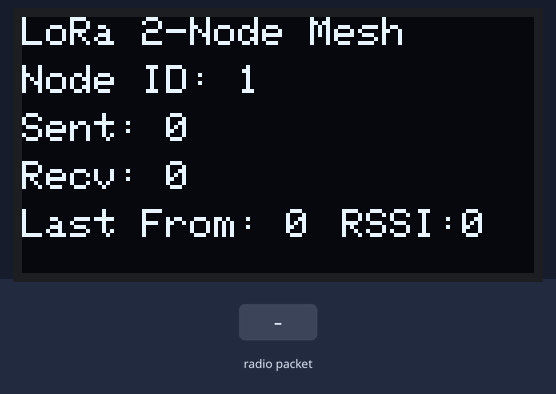
Bench run of a sketch on a simulated ESP32. Shown: 128×64 one-colour display. The test bench sets the inputs (shaded band). No radio packets arrive unless stated; what the sketch prints to the serial monitor is not drawn.

Above: at 2.2 s.
At 6.3 s:
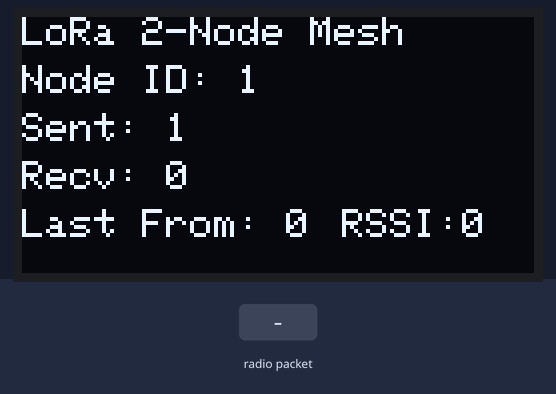
6.4 s: radio packet "1" arrives
At 8.7 s:
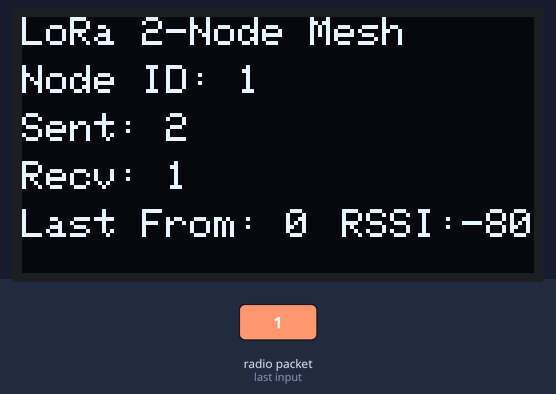
9.0 s: radio packet "5" arrives
At 11.0 s:
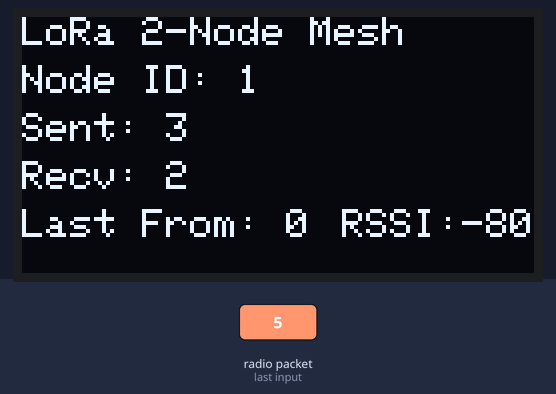
Timing chart, 0 to 12.5 s (numbered marks = the images above; inputs shaded):
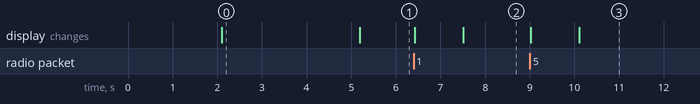

Measured:
- after the input at 6.4 s, the display: first changes at once (image 2 shows a later state)
- after the input at 9.0 s, the display: first changes at once (image 3 shows a later state)
- what the display in image 0 shows lasts 3.1 s, from 2.1 s to 5.2 s

The sketch:

New_Mesh.ino
```cpp
#include <SPI.h>
#include <LoRa.h>
#include <Wire.h>
#include <Adafruit_GFX.h>
#include <Adafruit_SSD1306.h>

#define NODE_ID 1          // 🔥 CHANGE TO 1 or 2

// ---------------- LoRa Pins ----------------
#define LORA_SCK   19
#define LORA_MISO  18
#define LORA_MOSI  26
#define LORA_SS    25
#define LORA_RST   32
#define LORA_DIO0  13

// ---------------- OLED ----------------
#define SCREEN_WIDTH 128
#define SCREEN_HEIGHT 64
#define OLED_ADDR 0x3C

Adafruit_SSD1306 display(SCREEN_WIDTH, SCREEN_HEIGHT, &Wire, -1);

// ---------------- Counters ----------------
long packetCounter = 0;
long receivedCounter = 0;
int lastSender = 0;
int lastRSSI = 0;

unsigned long lastSendTime = 0;

void setup() {
  Serial.begin(115200);

  // ---------- OLED ----------
  Wire.begin(21, 22);

  if (!display.begin(SSD1306_SWITCHCAPVCC, OLED_ADDR)) {
    Serial.println("OLED failed");
    while (1);
  }

  display.clearDisplay();
  display.setTextSize(1);
  display.setTextColor(WHITE);
  display.setCursor(10, 20);
  display.println("Starting Node...");
  display.display();
  delay(2000);

  // ---------- LoRa ----------
  SPI.begin(LORA_SCK, LORA_MISO, LORA_MOSI, LORA_SS);
  LoRa.setPins(LORA_SS, LORA_RST, LORA_DIO0);

  if (!LoRa.begin(433E6)) {
    display.clearDisplay();
    display.setCursor(0, 20);
    display.println("LoRa Failed!");
    display.display();
    while (1);
  }

  updateDisplay();

  // Node 1 starts communication
  if (NODE_ID == 1) {
    delay(3000);
    sendPacket();
  }
}

void loop() {

  int packetSize = LoRa.parsePacket();

  if (packetSize) {

    String incoming = "";

    while (LoRa.available()) {
      incoming += (char)LoRa.read();
    }

    lastRSSI = LoRa.packetRssi();
    receivedCounter++;

    // Expected format: HELLO,X,Y
    int senderID = incoming.substring(6,7).toInt();
    lastSender = senderID;

    Serial.println("Received: " + incoming);
    Serial.print("RSSI: ");
    Serial.println(lastRSSI);

    updateDisplay();

    // Forward to other node
    int nextNode = (senderID == 1) ? 2 : 1;

    if (nextNode == NODE_ID) {
      delay(1000);
      sendPacket();
    }
  }
}

void sendPacket()
{
  packetCounter++;

  String message = "HELLO," + String(NODE_ID) + "," + String(packetCounter);

  LoRa.beginPacket();
  LoRa.print(message);
  LoRa.endPacket();

  Serial.println("Sent: " + message);

  updateDisplay();
}

void updateDisplay()
{
  display.clearDisplay();

  display.setCursor(0,0);
  display.println("LoRa 2-Node Mesh");

  display.setCursor(0,12);
  display.print("Node ID: ");
  display.println(NODE_ID);

  display.setCursor(0,24);
  display.print("Sent: ");
  display.println(packetCounter);

  display.setCursor(0,36);
  display.print("Recv: ");
  display.println(receivedCounter);

  display.setCursor(0,48);
  display.print("Last From: ");
  display.print(lastSender);

  display.setCursor(80,48);
  display.print("RSSI:");
  display.print(lastRSSI);

  display.display();
}
```
